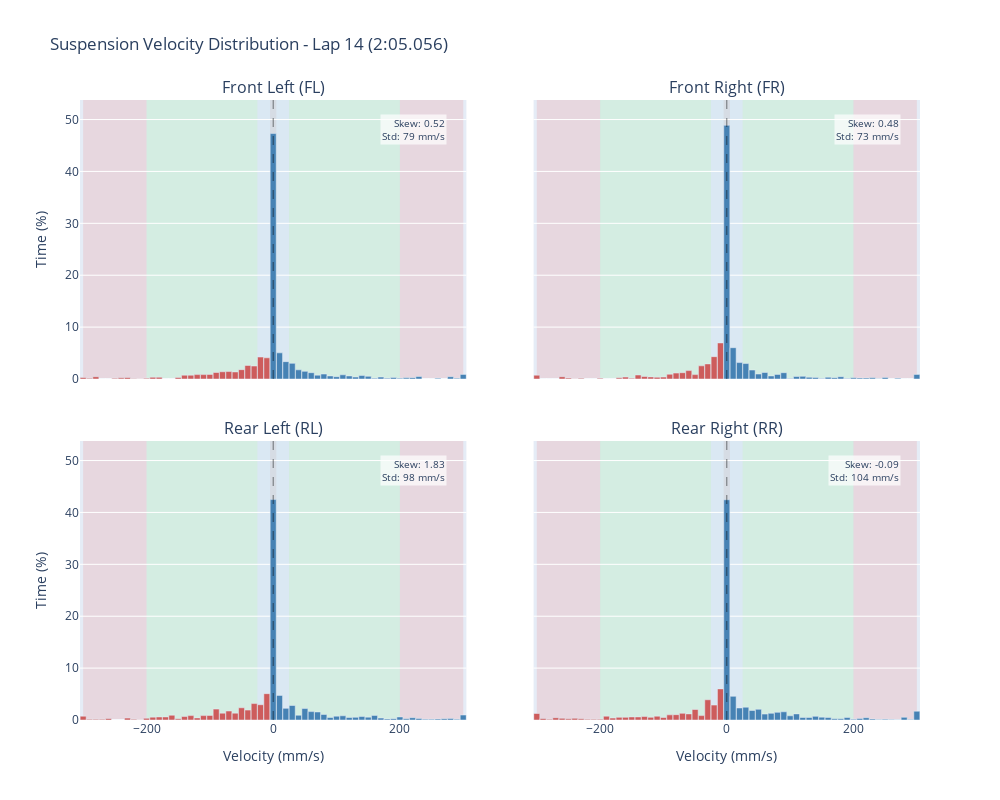

Source (notebook cell):
### Markdown cell above
## Velocity Histogram Visualization

This 4-quadrant plot shows the velocity distribution for each corner:
- **Blue bars**: Bump (compression) - positive velocity
- **Red bars**: Rebound (extension) - negative velocity
- **Background shading**: Velocity range zones

### Code cell
# Plot velocity histograms
fig = plot_suspension_velocity_histogram(
    result,
    title=f"Suspension Velocity Distribution - Lap {int(selected_lap['num'])} ({format_lap_time(selected_lap['lap_time'])})",
)
show_fig(fig)

### Figure 1 — Plotly figure (JSON) as saved in the notebook; plotly's stock layout.template omitted (floating-point values rounded to 4 significant figures)
{"data": [{"hovertemplate": "Velocity: %{x:.0f} mm/s<br>Time: %{y:.1f}%<extra></extra>", "marker": {"color": ["indianred", "indianred", "indianred", "indianred", "indianred", "indianred", "indianred", "indianred", "indianred", "indianred", "indianred", "indianred", "indianred", "indianred", "indianred", "indianred", "indianred", "indianred", "indianred", "indianred", "indianred", "indianred", "indianred", "indianred", "indianred", "indianred", "indianred", "indianred", "indianred", "indianred", "steelblue", "steelblue", "steelblue", "steelblue", "steelblue", "steelblue", "steelblue", "steelblue", "steelblue", "steelblue", "steelblue", "steelblue", "steelblue", "steelblue", "steelblue", "steelblue", "steelblue", "steelblue", "steelblue", "steelblue", "steelblue", "steelblue", "steelblue", "steelblue", "steelblue", "steelblue", "steelblue", "steelblue", "steelblue", "steelblue", "steelblue"]}, "name": "FL", "showlegend": false, "type": "bar", "x": [-300.0, -290.0, -280.0, -270.0, -260.0, -250.0, -240.0, -230.0, -220.0, -210.0, -200.0, -190.0, -180.0, -170.0, -160.0, -150.0, -140.0, -130.0, -120.0, -110.0, -100.0, -90.0, -80.0, -70.0, -60.0, -50.0, -40.0, -30.0, -20.0, -10.0, 0.0, 10.0, 20.0, 30.0, 40.0, 50.0, 60.0, 70.0, 80.0, 90.0, 100.0, 110.0, 120.0, 130.0, 140.0, 150.0, 160.0, 170.0, 180.0, 190.0, 200.0, 210.0, 220.0, 230.0, 240.0, 250.0, 260.0, 270.0, 280.0, 290.0, 300.0], "xaxis": "x", "y": [0.2942, 0.1471, 0.4413, 0.0, 0.0, 0.1471, 0.2207, 0.2942, 0.1103, 0.03678, 0.1471, 0.331, 0.331, 0.0, 0.0, 0.2942, 0.7356, 0.7356, 0.8459, 0.8459, 0.8827, 1.25, 1.398, 1.434, 1.361, 1.802, 2.611, 2.501, 4.229, 4.082, 47.3, 5.039, 3.347, 3.016, 1.765, 1.471, 1.214, 0.7356, 0.9562, 0.5885, 0.4413, 0.8091, 0.5885, 0.3678, 0.662, 0.5149, 0.1471, 0.3678, 0.1471, 0.2942, 0.1471, 0.2207, 0.2574, 0.4781, 0.0, 0.0, 0.1471, 0.0, 0.4413, 0.1471, 0.8827], "yaxis": "y"}, {"hovertemplate": "Velocity: %{x:.0f} mm/s<br>Time: %{y:.1f}%<extra></extra>", "marker": {"color": ["indianred", "indianred", "indianred", "indianred", "indianred", "indianred", "indianred", "indianred", "indianred", "indianred", "indianred", "indianred", "indianred", "indianred", "indianred", "indianred", "indianred", "indianred", "indianred", "indianred", "indianred", "indianred", "indianred", "indianred", "indianred", "indianred", "indianred", "indianred", "indianred", "indianred", "steelblue", "steelblue", "steelblue", "steelblue", "steelblue", "steelblue", "steelblue", "steelblue", "steelblue", "steelblue", "steelblue", "steelblue", "steelblue", "steelblue", "steelblue", "steelblue", "steelblue", "steelblue", "steelblue", "steelblue", "steelblue", "steelblue", "steelblue", "steelblue", "steelblue", "steelblue", "steelblue", "steelblue", "steelblue", "steelblue", "steelblue"]}, "name": "FR", "showlegend": false, "type": "bar", "x": [-300.0, -290.0, -280.0, -270.0, -260.0, -250.0, -240.0, -230.0, -220.0, -210.0, -200.0, -190.0, -180.0, -170.0, -160.0, -150.0, -140.0, -130.0, -120.0, -110.0, -100.0, -90.0, -80.0, -70.0, -60.0, -50.0, -40.0, -30.0, -20.0, -10.0, 0.0, 10.0, 20.0, 30.0, 40.0, 50.0, 60.0, 70.0, 80.0, 90.0, 100.0, 110.0, 120.0, 130.0, 140.0, 150.0, 160.0, 170.0, 180.0, 190.0, 200.0, 210.0, 220.0, 230.0, 240.0, 250.0, 260.0, 270.0, 280.0, 290.0, 300.0], "xaxis": "x2", "y": [0.7356, 0.0, 0.0, 0.0, 0.4413, 0.1839, 0.03678, 0.1471, 0.0, 0.0, 0.1471, 0.0, 0.0, 0.2207, 0.3678, 0.1471, 0.7723, 0.4781, 0.4046, 0.331, 0.3678, 0.9195, 1.14, 1.214, 1.618, 0.8459, 2.538, 2.905, 4.303, 6.951, 48.88, 6.032, 3.163, 2.979, 1.729, 0.9562, 1.25, 0.5885, 0.8827, 1.214, 0.1103, 0.4781, 0.5149, 0.331, 0.2942, 0.07356, 0.331, 0.2574, 0.4413, 0.1103, 0.2207, 0.1839, 0.1839, 0.2207, 0.03678, 0.2942, 0.0, 0.1471, 0.0, 0.0, 0.8827], "yaxis": "y2"}, {"hovertemplate": "Velocity: %{x:.0f} mm/s<br>Time: %{y:.1f}%<extra></extra>", "marker": {"color": ["indianred", "indianred", "indianred", "indianred", "indianred", "indianred", "indianred", "indianred", "indianred", "indianred", "indianred", "indianred", "indianred", "indianred", "indianred", "indianred", "indianred", "indianred", "indianred", "indianred", "indianred", "indianred", "indianred", "indianred", "indianred", "indianred", "indianred", "indianred", "indianred", "indianred", "steelblue", "steelblue", "steelblue", "steelblue", "steelblue", "steelblue", "steelblue", "steelblue", "steelblue", "steelblue", "steelblue", "steelblue", "steelblue", "steelblue", "steelblue", "steelblue", "steelblue", "steelblue", "steelblue", "steelblue", "steelblue", "steelblue", "steelblue", "steelblue", "steelblue", "steelblue", "steelblue", "steelblue", "steelblue", "steelblue", "steelblue"]}, "name": "RL", "showlegend": false, "type": "bar", "x": [-300.0, -290.0, -280.0, -270.0, -260.0, -250.0, -240.0, -230.0, -220.0, -210.0, -200.0, -190.0, -180.0, -170.0, -160.0, -150.0, -140.0, -130.0, -120.0, -110.0, -100.0, -90.0, -80.0, -70.0, -60.0, -50.0, -40.0, -30.0, -20.0, -10.0, 0.0, 10.0, 20.0, 30.0, 40.0, 50.0, 60.0, 70.0, 80.0, 90.0, 100.0, 110.0, 120.0, 130.0, 140.0, 150.0, 160.0, 170.0, 180.0, 190.0, 200.0, 210.0, 220.0, 230.0, 240.0, 250.0, 260.0, 270.0, 280.0, 290.0, 300.0], "xaxis": "x3", "y": [0.7356, 0.1471, 0.1471, 0.1471, 0.2942, 0.0, 0.0, 0.3678, 0.1471, 0.03678, 0.331, 0.5517, 0.5885, 0.5885, 0.9195, 0.2207, 0.662, 0.8459, 0.4046, 0.8459, 0.8827, 2.096, 1.324, 1.729, 1.324, 2.354, 1.912, 3.163, 2.942, 5.075, 42.48, 4.744, 2.243, 2.795, 0.9195, 2.207, 1.618, 1.545, 1.067, 0.4781, 0.7356, 0.8091, 0.4781, 0.5149, 0.662, 0.5517, 0.8827, 0.3678, 0.1839, 0.2574, 0.5885, 0.2207, 0.4413, 0.2942, 0.1471, 0.1471, 0.1839, 0.2574, 0.2942, 0.1471, 0.9562], "yaxis": "y3"}, {"hovertemplate": "Velocity: %{x:.0f} mm/s<br>Time: %{y:.1f}%<extra></extra>", "marker": {"color": ["indianred", "indianred", "indianred", "indianred", "indianred", "indianred", "indianred", "indianred", "indianred", "indianred", "indianred", "indianred", "indianred", "indianred", "indianred", "indianred", "indianred", "indianred", "indianred", "indianred", "indianred", "indianred", "indianred", "indianred", "indianred", "indianred", "indianred", "indianred", "indianred", "indianred", "steelblue", "steelblue", "steelblue", "steelblue", "steelblue", "steelblue", "steelblue", "steelblue", "steelblue", "steelblue", "steelblue", "steelblue", "steelblue", "steelblue", "steelblue", "steelblue", "steelblue", "steelblue", "steelblue", "steelblue", "steelblue", "steelblue", "steelblue", "steelblue", "steelblue", "steelblue", "steelblue", "steelblue", "steelblue", "steelblue", "steelblue"]}, "name": "RR", "showlegend": false, "type": "bar", "x": [-300.0, -290.0, -280.0, -270.0, -260.0, -250.0, -240.0, -230.0, -220.0, -210.0, -200.0, -190.0, -180.0, -170.0, -160.0, -150.0, -140.0, -130.0, -120.0, -110.0, -100.0, -90.0, -80.0, -70.0, -60.0, -50.0, -40.0, -30.0, -20.0, -10.0, 0.0, 10.0, 20.0, 30.0, 40.0, 50.0, 60.0, 70.0, 80.0, 90.0, 100.0, 110.0, 120.0, 130.0, 140.0, 150.0, 160.0, 170.0, 180.0, 190.0, 200.0, 210.0, 220.0, 230.0, 240.0, 250.0, 260.0, 270.0, 280.0, 290.0, 300.0], "xaxis": "x4", "y": [1.25, 0.2942, 0.1471, 0.4413, 0.331, 0.2207, 0.331, 0.2207, 0.1471, 0.1471, 0.1471, 0.7356, 0.3678, 0.5149, 0.5149, 0.5885, 0.5885, 0.662, 0.5149, 0.7356, 0.4781, 0.993, 1.03, 1.287, 1.177, 2.023, 0.8459, 3.898, 2.869, 5.995, 42.44, 4.561, 2.317, 2.464, 1.839, 2.06, 1.14, 1.287, 1.471, 1.581, 0.8091, 1.177, 0.4781, 0.4781, 0.6988, 0.5517, 0.4781, 0.2207, 0.2207, 0.4781, 0.1471, 0.2942, 0.4413, 0.1839, 0.1103, 0.1471, 0.1103, 0.03678, 0.5149, 0.07356, 1.692], "yaxis": "y4"}], "layout": {"annotations": [{"font": {"size": 16}, "showarrow": false, "text": "Front Left (FL)", "x": 0.23, "xanchor": "center", "xref": "paper", "y": 1.0, "yanchor": "bottom", "yref": "paper"}, {"font": {"size": 16}, "showarrow": false, "text": "Front Right (FR)", "x": 0.77, "xanchor": "center", "xref": "paper", "y": 1.0, "yanchor": "bottom", "yref": "paper"}, {"font": {"size": 16}, "showarrow": false, "text": "Rear Left (RL)", "x": 0.23, "xanchor": "center", "xref": "paper", "y": 0.45, "yanchor": "bottom", "yref": "paper"}, {"font": {"size": 16}, "showarrow": false, "text": "Rear Right (RR)", "x": 0.77, "xanchor": "center", "xref": "paper", "y": 0.45, "yanchor": "bottom", "yref": "paper"}, {"align": "right", "bgcolor": "rgba(255,255,255,0.7)", "font": {"size": 10}, "showarrow": false, "text": "Skew: 0.52<br>Std: 79 mm/s", "x": 0.95, "xref": "x domain", "y": 0.95, "yref": "y domain"}, {"align": "right", "bgcolor": "rgba(255,255,255,0.7)", "font": {"size": 10}, "showarrow": false, "text": "Skew: 0.48<br>Std: 73 mm/s", "x": 0.95, "xref": "x2 domain", "y": 0.95, "yref": "y2 domain"}, {"align": "right", "bgcolor": "rgba(255,255,255,0.7)", "font": {"size": 10}, "showarrow": false, "text": "Skew: 1.83<br>Std: 98 mm/s", "x": 0.95, "xref": "x3 domain", "y": 0.95, "yref": "y3 domain"}, {"align": "right", "bgcolor": "rgba(255,255,255,0.7)", "font": {"size": 10}, "showarrow": false, "text": "Skew: -0.09<br>Std: 104 mm/s", "x": 0.95, "xref": "x4 domain", "y": 0.95, "yref": "y4 domain"}], "bargap": 0.05, "height": 800, "shapes": [{"fillcolor": "gray", "layer": "below", "line": {"width": 0}, "opacity": 0.15, "type": "rect", "x0": -5.0, "x1": 5.0, "xref": "x", "y0": 0, "y1": 1, "yref": "y domain"}, {"fillcolor": "lightblue", "layer": "below", "line": {"width": 0}, "opacity": 0.2, "type": "rect", "x0": 5.0, "x1": 25.0, "xref": "x", "y0": 0, "y1": 1, "yref": "y domain"}, {"fillcolor": "lightblue", "layer": "below", "line": {"width": 0}, "opacity": 0.2, "type": "rect", "x0": -25.0, "x1": -5.0, "xref": "x", "y0": 0, "y1": 1, "yref": "y domain"}, {"fillcolor": "lightgreen", "layer": "below", "line": {"width": 0}, "opacity": 0.2, "type": "rect", "x0": 25.0, "x1": 200.0, "xref": "x", "y0": 0, "y1": 1, "yref": "y domain"}, {"fillcolor": "lightgreen", "layer": "below", "line": {"width": 0}, "opacity": 0.2, "type": "rect", "x0": -200.0, "x1": -25.0, "xref": "x", "y0": 0, "y1": 1, "yref": "y domain"}, {"fillcolor": "lightcoral", "layer": "below", "line": {"width": 0}, "opacity": 0.2, "type": "rect", "x0": 200.0, "x1": 300, "xref": "x", "y0": 0, "y1": 1, "yref": "y domain"}, {"fillcolor": "lightcoral", "layer": "below", "line": {"width": 0}, "opacity": 0.2, "type": "rect", "x0": -300, "x1": -200.0, "xref": "x", "y0": 0, "y1": 1, "yref": "y domain"}, {"line": {"color": "black", "dash": "dash", "width": 1}, "opacity": 0.5, "type": "line", "x0": 0, "x1": 0, "xref": "x", "y0": 0, "y1": 1, "yref": "y domain"}, {"fillcolor": "gray", "layer": "below", "line": {"width": 0}, "opacity": 0.15, "type": "rect", "x0": -5.0, "x1": 5.0, "xref": "x2", "y0": 0, "y1": 1, "yref": "y2 domain"}, {"fillcolor": "lightblue", "layer": "below", "line": {"width": 0}, "opacity": 0.2, "type": "rect", "x0": 5.0, "x1": 25.0, "xref": "x2", "y0": 0, "y1": 1, "yref": "y2 domain"}, {"fillcolor": "lightblue", "layer": "below", "line": {"width": 0}, "opacity": 0.2, "type": "rect", "x0": -25.0, "x1": -5.0, "xref": "x2", "y0": 0, "y1": 1, "yref": "y2 domain"}, {"fillcolor": "lightgreen", "layer": "below", "line": {"width": 0}, "opacity": 0.2, "type": "rect", "x0": 25.0, "x1": 200.0, "xref": "x2", "y0": 0, "y1": 1, "yref": "y2 domain"}, {"fillcolor": "lightgreen", "layer": "below", "line": {"width": 0}, "opacity": 0.2, "type": "rect", "x0": -200.0, "x1": -25.0, "xref": "x2", "y0": 0, "y1": 1, "yref": "y2 domain"}, {"fillcolor": "lightcoral", "layer": "below", "line": {"width": 0}, "opacity": 0.2, "type": "rect", "x0": 200.0, "x1": 300, "xref": "x2", "y0": 0, "y1": 1, "yref": "y2 domain"}, {"fillcolor": "lightcoral", "layer": "below", "line": {"width": 0}, "opacity": 0.2, "type": "rect", "x0": -300, "x1": -200.0, "xref": "x2", "y0": 0, "y1": 1, "yref": "y2 domain"}, {"line": {"color": "black", "dash": "dash", "width": 1}, "opacity": 0.5, "type": "line", "x0": 0, "x1": 0, "xref": "x2", "y0": 0, "y1": 1, "yref": "y2 domain"}, {"fillcolor": "gray", "layer": "below", "line": {"width": 0}, "opacity": 0.15, "type": "rect", "x0": -5.0, "x1": 5.0, "xref": "x3", "y0": 0, "y1": 1, "yref": "y3 domain"}, {"fillcolor": "lightblue", "layer": "below", "line": {"width": 0}, "opacity": 0.2, "type": "rect", "x0": 5.0, "x1": 25.0, "xref": "x3", "y0": 0, "y1": 1, "yref": "y3 domain"}, {"fillcolor": "lightblue", "layer": "below", "line": {"width": 0}, "opacity": 0.2, "type": "rect", "x0": -25.0, "x1": -5.0, "xref": "x3", "y0": 0, "y1": 1, "yref": "y3 domain"}, {"fillcolor": "lightgreen", "layer": "below", "line": {"width": 0}, "opacity": 0.2, "type": "rect", "x0": 25.0, "x1": 200.0, "xref": "x3", "y0": 0, "y1": 1, "yref": "y3 domain"}, {"fillcolor": "lightgreen", "layer": "below", "line": {"width": 0}, "opacity": 0.2, "type": "rect", "x0": -200.0, "x1": -25.0, "xref": "x3", "y0": 0, "y1": 1, "yref": "y3 domain"}, {"fillcolor": "lightcoral", "layer": "below", "line": {"width": 0}, "opacity": 0.2, "type": "rect", "x0": 200.0, "x1": 300, "xref": "x3", "y0": 0, "y1": 1, "yref": "y3 domain"}, {"fillcolor": "lightcoral", "layer": "below", "line": {"width": 0}, "opacity": 0.2, "type": "rect", "x0": -300, "x1": -200.0, "xref": "x3", "y0": 0, "y1": 1, "yref": "y3 domain"}, {"line": {"color": "black", "dash": "dash", "width": 1}, "opacity": 0.5, "type": "line", "x0": 0, "x1": 0, "xref": "x3", "y0": 0, "y1": 1, "yref": "y3 domain"}, {"fillcolor": "gray", "layer": "below", "line": {"width": 0}, "opacity": 0.15, "type": "rect", "x0": -5.0, "x1": 5.0, "xref": "x4", "y0": 0, "y1": 1, "yref": "y4 domain"}, {"fillcolor": "lightblue", "layer": "below", "line": {"width": 0}, "opacity": 0.2, "type": "rect", "x0": 5.0, "x1": 25.0, "xref": "x4", "y0": 0, "y1": 1, "yref": "y4 domain"}, {"fillcolor": "lightblue", "layer": "below", "line": {"width": 0}, "opacity": 0.2, "type": "rect", "x0": -25.0, "x1": -5.0, "xref": "x4", "y0": 0, "y1": 1, "yref": "y4 domain"}, {"fillcolor": "lightgreen", "layer": "below", "line": {"width": 0}, "opacity": 0.2, "type": "rect", "x0": 25.0, "x1": 200.0, "xref": "x4", "y0": 0, "y1": 1, "yref": "y4 domain"}, {"fillcolor": "lightgreen", "layer": "below", "line": {"width": 0}, "opacity": 0.2, "type": "rect", "x0": -200.0, "x1": -25.0, "xref": "x4", "y0": 0, "y1": 1, "yref": "y4 domain"}, {"fillcolor": "lightcoral", "layer": "below", "line": {"width": 0}, "opacity": 0.2, "type": "rect", "x0": 200.0, "x1": 300, "xref": "x4", "y0": 0, "y1": 1, "yref": "y4 domain"}, {"fillcolor": "lightcoral", "layer": "below", "line": {"width": 0}, "opacity": 0.2, "type": "rect", "x0": -300, "x1": -200.0, "xref": "x4", "y0": 0, "y1": 1, "yref": "y4 domain"}, {"line": {"color": "black", "dash": "dash", "width": 1}, "opacity": 0.5, "type": "line", "x0": 0, "x1": 0, "xref": "x4", "y0": 0, "y1": 1, "yref": "y4 domain"}], "title": {"text": "Suspension Velocity Distribution - Lap 14 (2:05.056)"}, "width": 1000, "xaxis": {"anchor": "y", "domain": [0.0, 0.46], "matches": "x3", "showticklabels": false}, "xaxis2": {"anchor": "y2", "domain": [0.54, 1.0], "matches": "x4", "showticklabels": false}, "xaxis3": {"anchor": "y3", "domain": [0.0, 0.46], "title": {"text": "Velocity (mm/s)"}}, "xaxis4": {"anchor": "y4", "domain": [0.54, 1.0], "title": {"text": "Velocity (mm/s)"}}, "yaxis": {"anchor": "x", "domain": [0.55, 1.0], "range": [0, 53.77], "title": {"text": "Time (%)"}}, "yaxis2": {"anchor": "x2", "domain": [0.55, 1.0], "matches": "y", "range": [0, 53.77], "showticklabels": false}, "yaxis3": {"anchor": "x3", "domain": [0.0, 0.45], "range": [0, 53.77], "title": {"text": "Time (%)"}}, "yaxis4": {"anchor": "x4", "domain": [0.0, 0.45], "matches": "y3", "range": [0, 53.77], "showticklabels": false}}}
